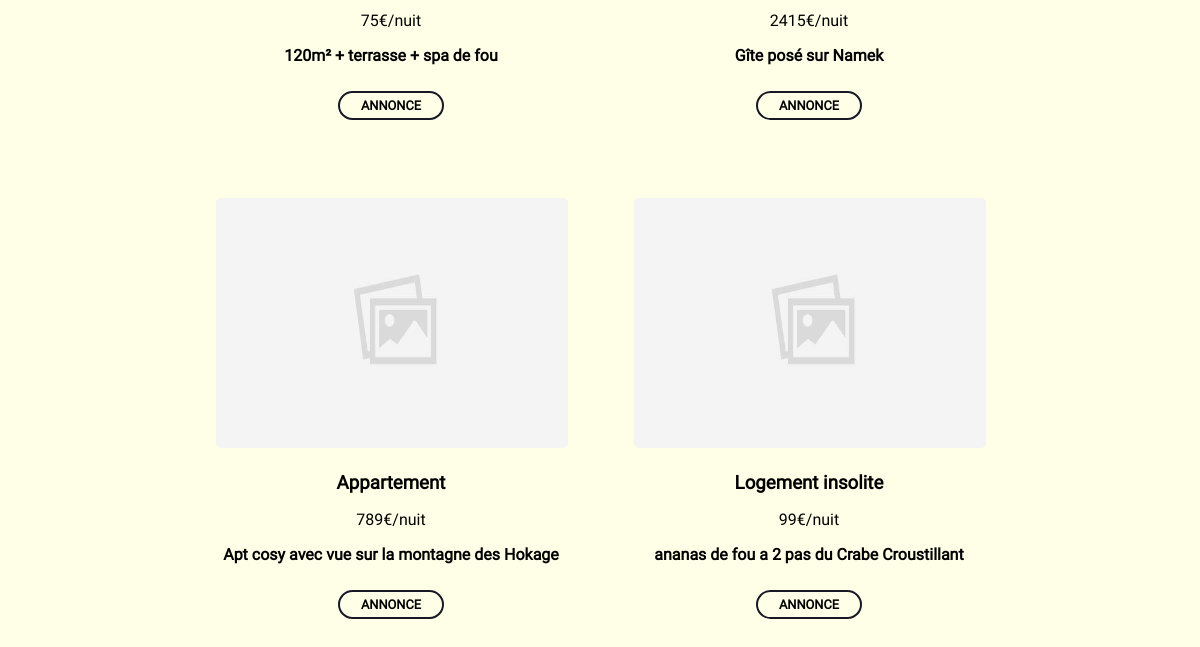
/property.php (lower part), run on an earlier commit of the app's database.
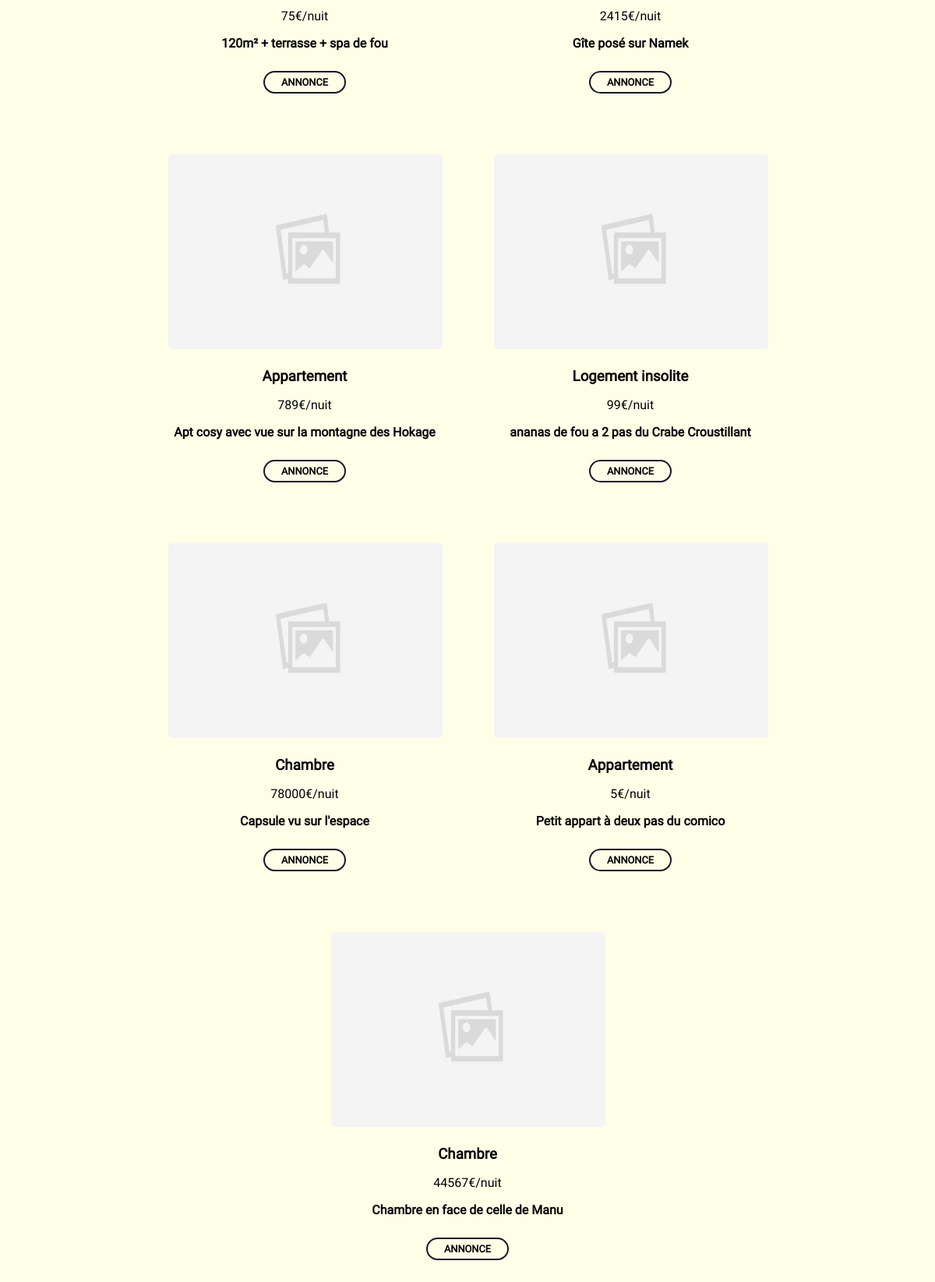
And on a later commit of the database.
### tables this page shows
CREATE TABLE IF NOT EXISTS `biens` (
  `id` int(10) NOT NULL AUTO_INCREMENT,
  `adresse` varchar(255) NOT NULL,
  `price` int(10) NOT NULL,
  `description` text NOT NULL,
  `author` int(10) NOT NULL,
  `category` int(10) NOT NULL,
  `title` varchar(255) NOT NULL,
  PRIMARY KEY (`id`),
  KEY `author` (`author`)
);

CREATE TABLE IF NOT EXISTS `categories` (
  `id` int(10) NOT NULL AUTO_INCREMENT,
  `name_category` varchar(255) NOT NULL,
  PRIMARY KEY (`id`),
  UNIQUE KEY `name` (`name_category`)
);

### property.php (the view, shortened to what this page needs)
<?php $page = 'property';
require 'nav.php'; ?>
<?php
$sqlBiens = "SELECT b.*, c.name_category FROM biens AS b LEFT JOIN categories AS c ON b.category = c.id";
$biens = $connect->query($sqlBiens)->fetchAll(PDO::FETCH_ASSOC);
?>
        <body>
            <section id="products">
                <div class="sheetrow">
                    <?php
                    foreach ($biens as $bien)
                    {
                    ?>
                    <div class="aptsheet">
                        <div class="image">
                            <?php if (is_null($bien['image']) || empty($bien['image']))
                             {
                            echo "<img src='assets/images/noimage.jpg' alt='product_image'/> ";
                            } else {
                            ?>
                                <img src="assets/images/<?php echo $bien['image']; ?>" alt='<?php echo $bien['name_category']; ?>' />
                            <?php
                            }
                            ?>
                        </div>
                        <h3>
                            <?php echo $bien['name_category']; ?>
                        </h3>
                        <p class="prix">
                            <?php echo $bien['price']; ?>€/nuit
                        </p>
                        <h4>
                            <?php echo $bien['title']; ?>
                        </h4>
                        <a href="propertyad.php?id=<?php echo $bien['id']; ?>">
                            annonce
                        </a>
                    </div>
                    <?php
                    }
                    ?>
                </div>
            </section>
    </body>
</html>

What changed in the data, as far as the page shows it:
added biens: categories.name_category "Chambre", price "78000", title "Capsule vu sur l'espace"
added biens: categories.name_category "Appartement", price "5", title "Petit appart à deux pas du comico"
added biens: categories.name_category "Chambre", price "44567", title "Chambre en face de celle de Manu"
